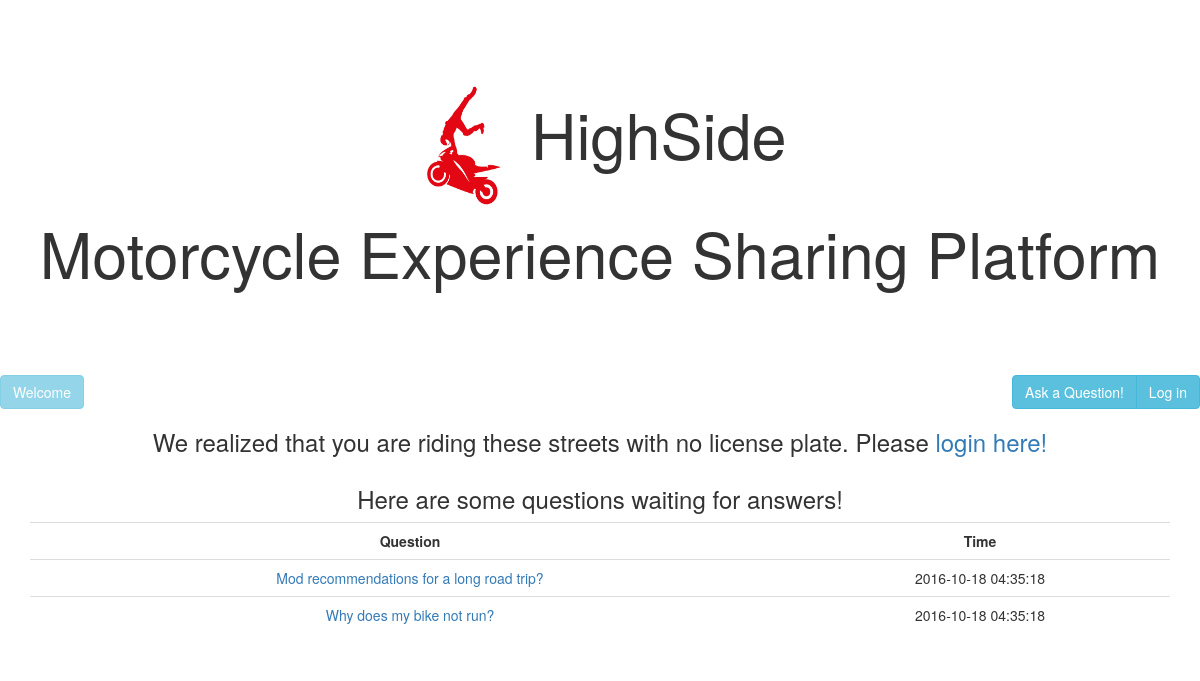
The page / on the database its author committed.
### tables this page shows
CREATE TABLE `QUESTIONS` (
  `ID` int(11) NOT NULL AUTO_INCREMENT,
  `ASKER_ID` int(11) NOT NULL,  
  `QUESTION_TITLE` VARCHAR(60) NOT NULL,
  `QUESTION_PHRASE` VARCHAR(500) NOT NULL,
  `DATE_ASKED` datetime NOT NULL ,
  `TAG1` VARCHAR(20) NOT NULL,
  `TAG2` VARCHAR(20),
  `TAG3` VARCHAR(20),
  `ANSWER_ID` int(11) NOT NULL DEFAULT '0',
  `POINTS` int(11) NOT NULL DEFAULT '0',
    PRIMARY KEY (`ID`)
);

### thingsandstuff.php (called while the page is built, shortened)
<?php
function sqlcommand($query, $qtype){
    $queryComplete = false;
    $servername = "localhost";
    $dbusername = "admin";
    $dbpassword = "M0n@rch$";
    $dbname = "HighSide";
    $conn = new mysqli($servername, $dbusername, $dbpassword, $dbname);
    $result = $conn->query($query);
    if ($qtype == "SELECT"){
        if ($result->num_rows > 0 ){
            return $result;
        }
        else
            return $queryComplete;
    }
    else{
            $queryComplete=true;
            return $queryComplete;
    }
}
?>

### index.php (the view, shortened to what this page needs)
<?php
include_once "thingsandstuff.php";
?>
<!DOCTYPE html>
<html>
<head>
<link rel="stylesheet" href="https://maxcdn.bootstrapcdn.com/bootstrap/3.3.7/css/bootstrap.min.css">
</head>
<body>
	<header class="jumbotron text-center" style="background-color:white;">
        <h1>
        <a href="index.php">
        <img src="highside-logo.jpg" alt="HighSide" style="width:100px;height:150px;">
        </a>
        HighSide<br>Motorcycle Experience Sharing Platform </h1>
	</header>
    <div class="topMenu">
		<table cellpadding="0" cellspacing="0" border="0" width="100%" align="center">
				<tr>
                    <div class="btn-group pull-left">
                        <?php
                            echo '<label class="btn btn-info disabled">Welcome ' . $_SESSION["userName"].' ' . '<span class="badge">' . $_SESSION["K_Points"] . '</span></label>';
                        ?>
                    </div>
                    <div class="btn-group pull-right" >
						<a href="ask.php" class="btn btn-info"> Ask a Question!</a>
                    <?php
                    if ($_SESSION["loggedIn"] != true)
					   echo '<a href="login.php" class="btn btn-info" role="button"> Log in</a>';
                    else
                        echo '<a href="login.php" class="btn btn-info" role="button"> Log out</a>';
                    ?>
                    </div>
		</table>
	</div>
	<?php
	if ($_SESSION["loggedIn"] != true)
	{
		echo "<h3 align='center'>We realized that you are riding these streets with no license plate. Please ";
		echo '<a href="./login.php">login here!</a></h3>';
	}
	?>
    <div class="container" >
        <header>
            <h3 align="center"> Here are some questions waiting for answers! </h3>
        </header>
        <div class="table-hover table-responsive">
         <table class="table">
             <tr><th class="col-sm-8 text-center">Question</th><th class="col-sm-4 text-center">Time</th></tr>
             <?php
             $query = "SELECT * FROM QUESTIONS WHERE ANSWER_ID = 0 ORDER BY ID DESC LIMIT 5;";
             $sqlresults = sqlcommand($query, "SELECT");
                while($row = $sqlresults->fetch_assoc())
                    echo "<tr><td class='col-sm-8 text-center'> <a href = 'question.php?QN=".$row["ID"]."'>" . $row["QUESTION_TITLE"] . "</a><td class='col-sm-4 text-center'>" . $row["DATE_ASKED"] . "\n";
             ?>
        </table>
    </div>
    </div>
</body>
</html>

### rows shown on the page
questions: QUESTION_TITLE "Mod recommendations for a long road trip?", DATE_ASKED "2016-10-18 04:35:18"
questions: QUESTION_TITLE "Why does my bike not run?", DATE_ASKED "2016-10-18 04:35:18"
